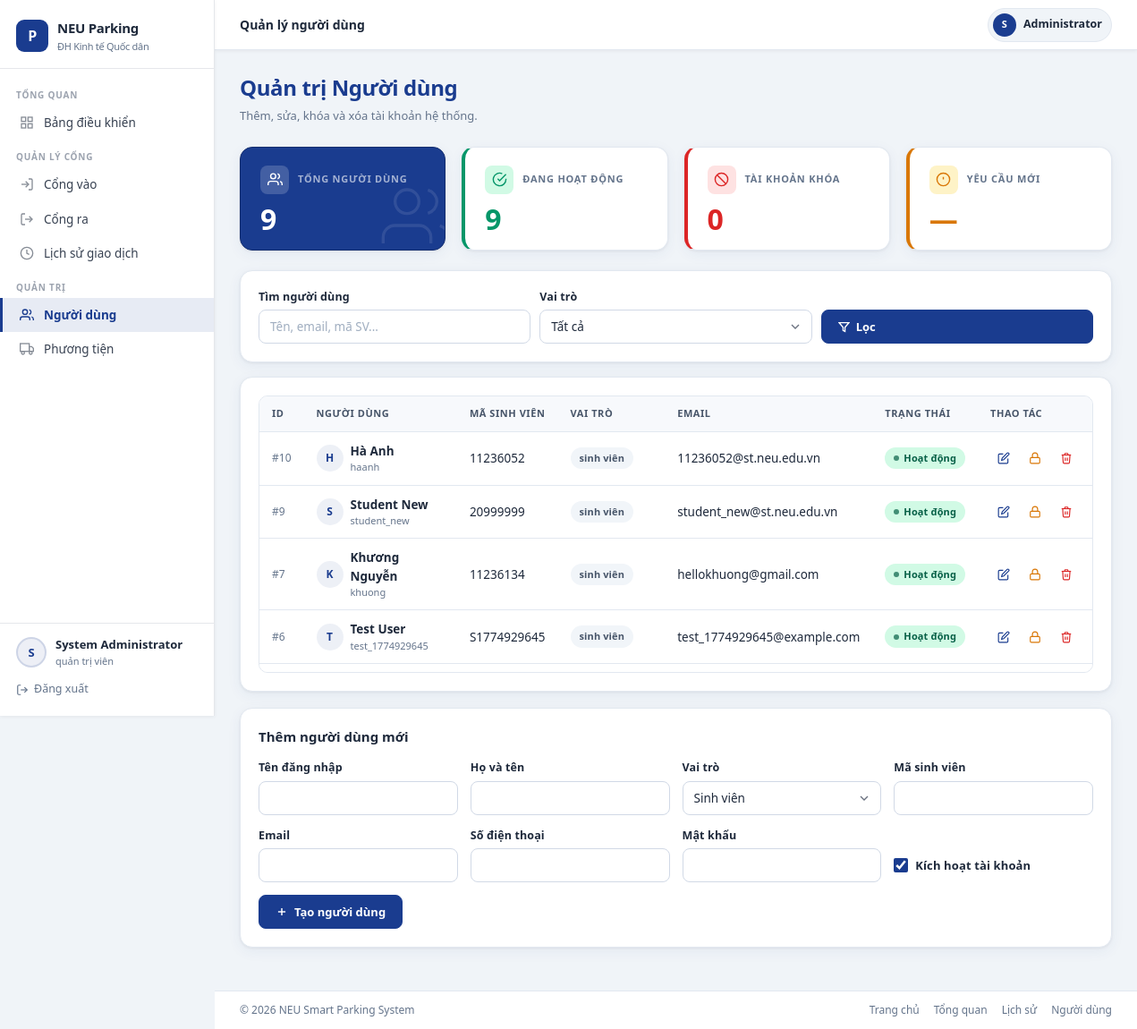
/admin/users (signed in), run on an earlier commit of the app's database.
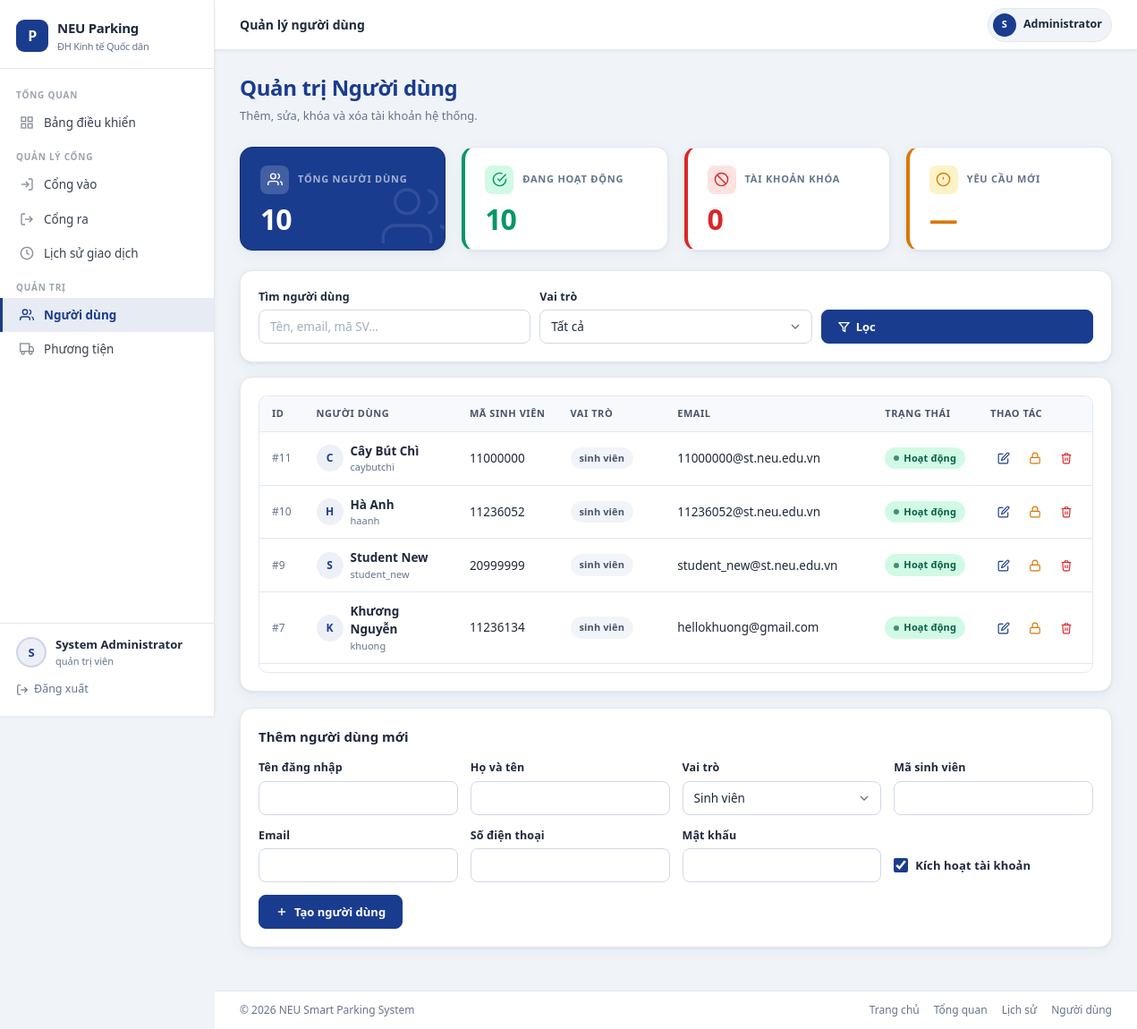
And on a later commit of the database.
### tables this page shows
CREATE TABLE users (
            id INTEGER PRIMARY KEY AUTOINCREMENT,
            username TEXT UNIQUE NOT NULL,
            password_hash TEXT NOT NULL,
            full_name TEXT NOT NULL,
            role TEXT NOT NULL DEFAULT 'student' CHECK (role IN ('admin', 'student', 'guard')),
            student_code TEXT UNIQUE,
            email TEXT UNIQUE,
            phone TEXT,
            is_active INTEGER NOT NULL DEFAULT 1,
            created_at TEXT DEFAULT CURRENT_TIMESTAMP
        );

### app.py (the view)
@app.route("/admin/users")
@roles_required("admin")
def user_management():
    keyword = (request.args.get("q") or "").strip()
    role = (request.args.get("role") or "").strip()
    edit_user_id = (request.args.get("edit") or "").strip()
    editing_user = get_user_detail(int(edit_user_id)) if edit_user_id.isdigit() else None
    users = list_users(keyword=keyword, role=role)
    context = {
        "users": users,
        "total_users": int(_fetch_scalar("SELECT COUNT(*) FROM users")),
        "active_users": int(_fetch_scalar("SELECT COUNT(*) FROM users WHERE is_active=1")),
        "locked_users": int(_fetch_scalar("SELECT COUNT(*) FROM users WHERE is_active=0")),
        "q": keyword,
        "role_filter": role,
        "editing_user": editing_user,
        "user_form": _user_form_defaults(editing_user),
    }
    return render_template("user_management.html", **context)

### app.py (called while the page is built, shortened)
def _engine():
    return get_engine()

def _fetch_scalar(sql: str, params: dict | None = None, default=0):
    with _engine().connect() as conn:
        value = conn.execute(text(sql), params or {}).scalar()
        return default if value is None else value

def _user_form_defaults(data: dict | None = None) -> dict:
    payload = {
        "username": "",
        "full_name": "",
        "role": "student",
        "student_code": "",
        "email": "",
        "phone": "",
        "is_active": True,
    }
    return payload

def roles_required(*roles: str):
    def decorator(view):
        @wraps(view)
        def wrapped_view(*args, **kwargs):
            if not g.user:
                return redirect(url_for("login", next=request.path))
            if g.user.get("role") not in roles:
                flash("Bạn không có quyền truy cập trang này.", "error")
                return redirect(url_for("dashboard"))
            return view(*args, **kwargs)
        return wrapped_view
    return decorator

### services/db_service.py (called while the page is built)
def get_engine():
    global _ENGINE
    if _ENGINE is None:
        _ENGINE = create_engine(Config.DATABASE_URL, future=True)
    return _ENGINE

### templates/user_management.html (shortened to what the changed rows need)
{% extends 'base.html' %}
{% block extra_css %}
<link rel="stylesheet" href="{{ url_for('static', filename='css/admin.css') }}">
{% endblock %}
{% block content %}
<div class="page-header">
    <div>
        <h1 class="page-title">Quản trị Người dùng</h1>
    </div>
</div>
<div class="grid grid-4" style="margin-bottom:22px;">
    <article class="um-stat-card um-stat-dark">
        <div class="um-stat-top">
            <div class="um-stat-icon um-icon-white">
            </div>
            <span class="um-stat-label">TỔNG NGƯỜI DÙNG</span>
        </div>
        <p class="um-stat-value">{{ total_users }}</p>
        <div class="um-stat-bg-icon">
            <svg width="80" height="80" viewBox="0 0 24 24" fill="none" stroke="currentColor" stroke-width="1" opacity="0.1"><path d="M17 21v-2a4 4 0 0 0-4-4H5a4 4 0 0 0-4 4v2"/><circle cx="9" cy="7" r="4"/><path d="M23 21v-2a4 4 0 0 0-3-3.87"/><path d="M16 3.13a4 4 0 0 1 0 7.75"/></svg>
        </div>
    </article>
    <article class="um-stat-card um-stat-green">
        <div class="um-stat-top">
            <div class="um-stat-icon um-icon-green">
            </div>
            <span class="um-stat-label">ĐANG HOẠT ĐỘNG</span>
        </div>
        <p class="um-stat-value um-val-green">{{ active_users }}</p>
    </article>
</div>
<article class="section-card">
    <div class="table-wrapper" style="max-height:310px;overflow-y:auto;">
        <table>
            <thead>
                <tr>
                    <th>ID</th>
                    <th>Người dùng</th>
                    <th>Mã sinh viên</th>
                    <th>Vai trò</th>
                    <th>Email</th>
                    <th>Trạng thái</th>
                    <th>Thao tác</th>
                </tr>
            </thead>
            <tbody>
                {% for user in users %}
                <tr>
                    <td style="color:var(--text-secondary);font-size:12px;">#{{ user.id }}</td>
                    <td>
                        <div style="display:flex;align-items:center;gap:8px;">
                            <div style="width:30px;height:30px;border-radius:50%;background:var(--primary-muted);display:flex;align-items:center;justify-content:center;font-size:12px;font-weight:700;color:var(--primary);flex-shrink:0;">
                                {{ user.full_name[0]|upper if user.full_name else 'U' }}
                            </div>
                            <div>
                                <div style="font-weight:600;">{{ user.full_name }}</div>
                                <div style="font-size:11px;color:var(--text-secondary);">{{ user.username }}</div>
                            </div>
                        </div>
                    </td>
                    <td>{{ user.student_code or '—' }}</td>
                    <td>
                        <span class="badge no-dot {% if user.role == 'admin' %}badge-primary{% elif user.role == 'guard' %}badge-info{% else %}badge-secondary{% endif %}">
                            {{ translate_role(user.role) }}
                        </span>
                    </td>
                    <td>{{ user.email or '—' }}</td>
                    <td>
                        {% if user.is_active %}
                            <span class="badge badge-success">Hoạt động</span>
                        {% else %}
                            <span class="badge badge-danger">Bị khóa</span>
                        {% endif %}
                    </td>
                    <td>
                        <div class="um-actions">
                            <a class="um-icon-btn um-icon-edit"
                               href="{{ url_for('user_management', edit=user.id, q=q, role=role_filter) }}"
                               title="Sửa">
                                <svg width="14" height="14" viewBox="0 0 24 24" fill="none" stroke="currentColor" stroke-width="2"><path d="M11 4H4a2 2 0 0 0-2 2v14a2 2 0 0 0 2 2h14a2 2 0 0 0 2-2v-7"/><path d="M18.5 2.5a2.121 2.121 0 0 1 3 3L12 15l-4 1 1-4 9.5-9.5z"/></svg>
                            </a>
                            <form method="post" action="{{ url_for('toggle_user_route', user_id=user.id) }}" style="margin:0;">
                                <button class="um-icon-btn {{ 'um-icon-lock' if user.is_active else 'um-icon-unlock' }}"
                                        type="submit"
                                        title="{{ 'Khóa' if user.is_active else 'Mở khóa' }}">
                                    {% if user.is_active %}
                                    <svg width="14" height="14" viewBox="0 0 24 24" fill="none" stroke="currentColor" stroke-width="2"><rect x="3" y="11" width="18" height="11" rx="2" ry="2"/><path d="M7 11V7a5 5 0 0 1 10 0v4"/></svg>
                                    {% else %}
                                    <svg width="14" height="14" viewBox="0 0 24 24" fill="none" stroke="currentColor" stroke-width="2"><rect x="3" y="11" width="18" height="11" rx="2" ry="2"/><path d="M7 11V7a5 5 0 0 1 9.9-1"/></svg>
                                    {% endif %}
                                </button>
                            </form>
                            <form method="post" action="{{ url_for('delete_user_route', user_id=user.id) }}"
                                  onsubmit="return confirm('Xóa người dùng này?');" style="margin:0;">
                                <button class="um-icon-btn um-icon-delete" type="submit" title="Xóa">
                                    <svg width="14" height="14" viewBox="0 0 24 24" fill="none" stroke="currentColor" stroke-width="2"><polyline points="3 6 5 6 21 6"/><path d="M19 6l-1 14a2 2 0 0 1-2 2H8a2 2 0 0 1-2-2L5 6"/><path d="M10 11v6"/><path d="M14 11v6"/><path d="M9 6V4a1 1 0 0 1 1-1h4a1 1 0 0 1 1 1v2"/></svg>
                                </button>
                            </form>
                        </div>
                    </td>
                </tr>
                {% else %}
                <tr>
                    <td colspan="7" class="muted" style="text-align:center;padding:28px;">Không có người dùng phù hợp.</td>
                </tr>
                {% endfor %}
            </tbody>
        </table>
    </div>
</article>
<article class="section-card" style="margin-bottom:16px;">
    <h2 class="section-title">{{ 'Cập nhật người dùng' if editing_user else 'Thêm người dùng mới' }}</h2>
</article>
{% endblock %}

What changed in the data, as far as the page shows it:
no longer on this page (row unchanged): users: id "6", full_name "T", full_name "Test User", username "test_1774929645", student_code "S1774929645", email "test_1774929645@example.com", is_active "Hoạt động"
added users: id "11", full_name "C", full_name "Cây Bút Chì", username "caybutchi", student_code "11000000", email "11000000@st.neu.edu.vn", is_active "Hoạt động"
Also different on the page:
{{ total_users }}: "9" → "10"
{{ active_users }}: "9" → "10"
